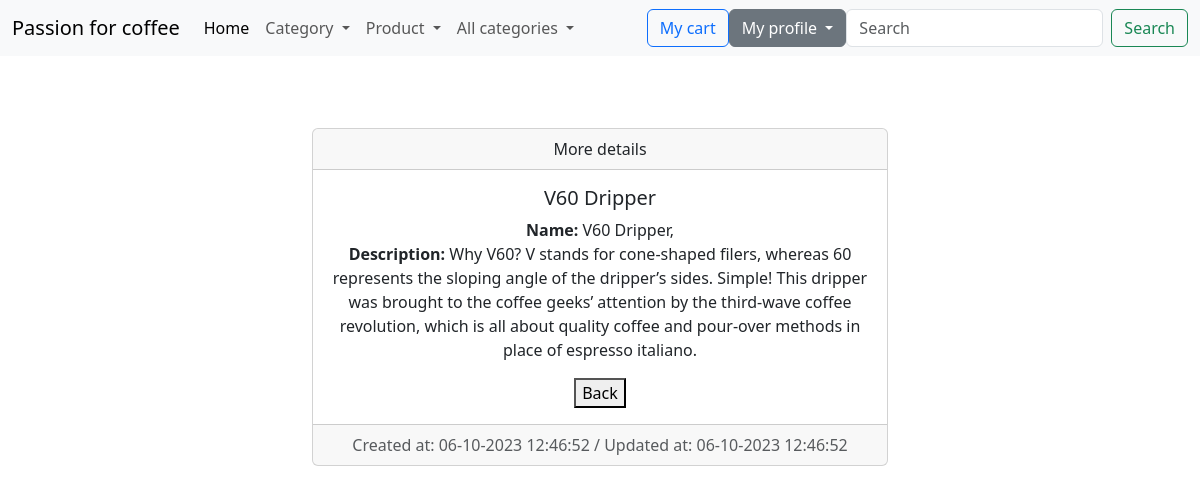
/detail_product/10 (signed in), run on the app's committed database.
### product/models.py (models this page shows)
class Product(models.Model):
    category = models.ForeignKey(Category, on_delete=models.CASCADE)
    title = models.CharField(max_length=50)
    description = models.TextField(max_length=400)
    image = models.ImageField(upload_to="product_images/", null=True)
    price = models.DecimalField(max_digits=10, decimal_places=2)
    in_stock = models.BooleanField(default=True)
    is_active = models.BooleanField(default=True)
    created_at = models.DateTimeField(auto_now_add=True)
    updated_at = models.DateTimeField(auto_now=True)
    def __str__(self):
        return f'{self.title}'

### product/views.py (the view)
# urls.py: path('detail_product/<int:pk>', views.ProductDetailView.as_view(), name='detail_product'),
class ProductDetailView(LoginRequiredMixin, DetailView):
    template_name = 'product/detail_product.html'
    model = Product

### online_store/context_processors.py (called while the page is built)
def get_all_categories(request):
    return {'get_categories': Category.objects.all()}

### templates/product/detail_product.html (shortened to what this page needs)
{% extends 'base.html' %}
{% block content %}
    <div class="container-fluid">
        <div class="row">
            <div class="col-md-6 offset-md-3">
                <br><br><br>
                <div class="card text-center">
                    <div class="card-header">
                        More details
                    </div>
                    <div class="card-body">
                        <h5 class="card-title">{{ product }}</h5>
                        <p class="card-text"><b>Name: </b>{{ product }},<br> <b>Description: </b>{{ product.description }}</p>
                    <button type="button" onclick="window.history.back()">Back</button>
                    </div>
                    <div class="card-footer text-body-secondary">
                        Created at: {{ product.created_at|date:"d-m-Y H:i:s" }} / Updated at: {{ product.updated_at|date:"d-m-Y H:i:s" }}
                    </div>
                </div>
            </div>
        </div>
    </div>
{% endblock %}

### data on the page
Product: title "V60 Dripper", description "Why V60? V stands for cone-shaped filers, whereas 60 represents the sloping angle of the dripper’s sides. Simple! This dripper was brought to the coffee geeks’ attention by the third-wave coffee revolution, which is all about quality coffee and pour-over methods in place of espresso italiano.", created_at "06-10-2023 12:46:52", updated_at "06-10-2023 12:46:52"
